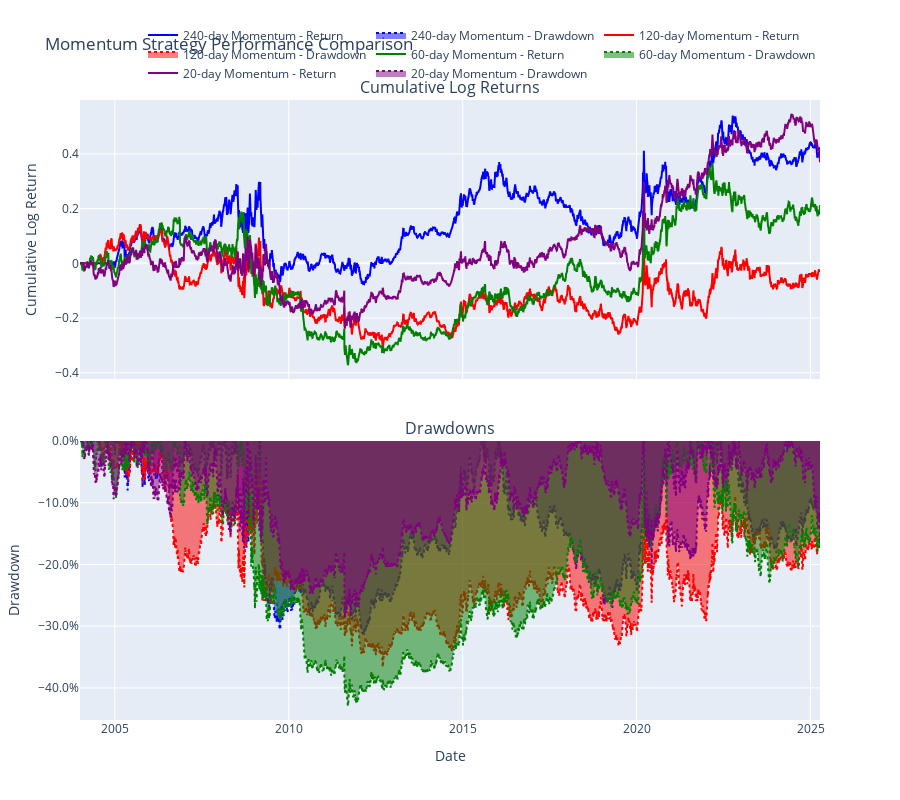
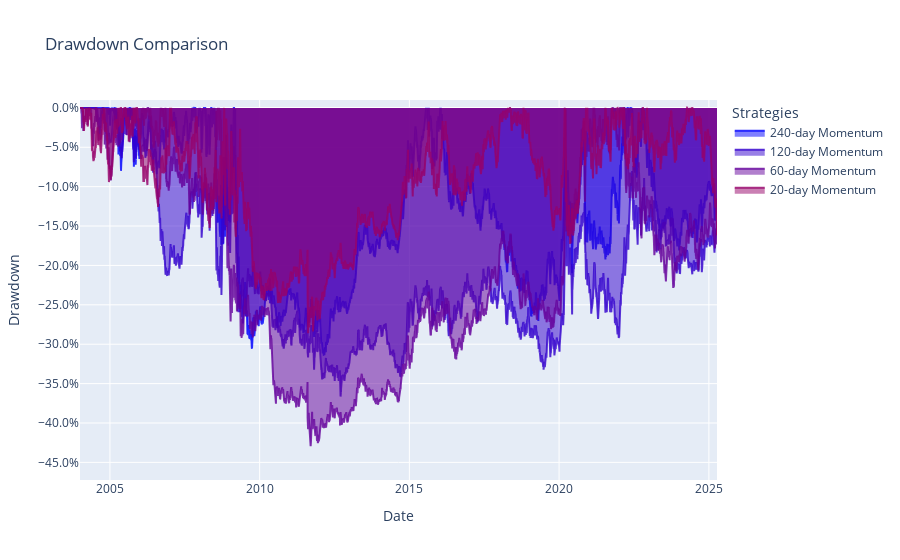

Notebook code cell kept with these figures, in order:
### Code cell
import pandas as pd
import polars as pl
import hawk_backtester as hbt
from quant_strategy_framework import QuantStrategyFramework
from strategies import MomentumStrategy
from backtest_plotter import BacktestPlotter

# Load data
model_state = pd.read_csv('model_state.csv')
model_state['date'] = pd.to_datetime(model_state['date'])

equity_tickers = ['IXG-US',	'MXI-US','IXC-US','JXI-US','KXI-US','EXI-US','IXJ-US']

# Create strategy instances with different momentum periods
momentum_strategy_240 = MomentumStrategy(momentum_period='mom_close_240', equity_tickers=equity_tickers)
momentum_strategy_120 = MomentumStrategy(momentum_period='mom_close_120', equity_tickers=equity_tickers)
momentum_strategy_60 = MomentumStrategy(momentum_period='mom_close_60', equity_tickers=equity_tickers)
momentum_strategy_20 = MomentumStrategy(momentum_period='mom_close_20', equity_tickers=equity_tickers)

# Create framework instances for each strategy
framework_240 = QuantStrategyFramework(
    data=model_state,
    strategy=momentum_strategy_240,
    date_column='date',
)

framework_120 = QuantStrategyFramework(
    data=model_state,
    strategy=momentum_strategy_120,
    date_column='date',
)

framework_60 = QuantStrategyFramework(
    data=model_state,
    strategy=momentum_strategy_60,
    date_column='date',
)

framework_20 = QuantStrategyFramework(
    data=model_state,
    strategy=momentum_strategy_20,
    date_column='date',
)

# Run strategies to generate insights
print("Running 240-day momentum strategy...")
insights_df_240 = framework_240.run_strategy_parallel()

print("Running 120-day momentum strategy...")
insights_df_120 = framework_120.run_strategy_parallel()

print("Running 60-day momentum strategy...")
insights_df_60 = framework_60.run_strategy_parallel()

print("Running 20-day momentum strategy...")
insights_df_20 = framework_20.run_strategy_parallel()

# Convert date columns to string and pandas dataframes to polars
def prepare_insights_for_backtest(insights_df):
    insights_df['date'] = insights_df['date'].dt.strftime('%Y-%m-%d')
    return pl.from_pandas(insights_df)

insights_pl_240 = prepare_insights_for_backtest(insights_df_240)
insights_pl_120 = prepare_insights_for_backtest(insights_df_120)
insights_pl_60 = prepare_insights_for_backtest(insights_df_60)
insights_pl_20 = prepare_insights_for_backtest(insights_df_20)

# Load backtester prices
backtester_prices = pl.read_csv('backtester_prices.csv')

# Initialize backtester
backtester = hbt.HawkBacktester(initial_value=1000)

# Run backtests for each strategy
print("Running backtests...")
results_240 = backtester.run(
    prices_df=backtester_prices,
    weights_df=insights_pl_240,
)

results_120 = backtester.run(
    prices_df=backtester_prices,
    weights_df=insights_pl_120,
)

results_60 = backtester.run(
    prices_df=backtester_prices,
    weights_df=insights_pl_60,
)

results_20 = backtester.run(
    prices_df=backtester_prices,
    weights_df=insights_pl_20,
)

# Print metrics for 240-day strategy
print("\n240-day Momentum Strategy Results:")
print(results_240['backtest_results'].tail())
print(results_240['backtest_metrics'])

# Plot all strategies together
strategy_names = ["240-day Momentum", "120-day Momentum", "60-day Momentum", "20-day Momentum"]
results_list = [
    results_240['backtest_results'],
    results_120['backtest_results'],
    results_60['backtest_results'],
    results_20['backtest_results']
]

print("\nPlotting combined results...")
combined_fig = BacktestPlotter.plot_combined_metrics(
    results_list,
    names=strategy_names,
    title="Momentum Strategy Performance Comparison"
)
combined_fig.show()

# You can also create a comparison of the key metrics
metric_comparison = {
    "Strategy": strategy_names,
    "Sharpe Ratio": [
        results_240['backtest_metrics']['metric' == 'sharpe_ratio']['value'],
        results_120['backtest_metrics']['metric' == 'sharpe_ratio']['value'],
        results_60['backtest_metrics']['metric' == 'sharpe_ratio']['value'],
        results_20['backtest_metrics']['metric' == 'sharpe_ratio']['value']
    ],
    "Max Drawdown": [
        results_240['backtest_metrics']['metric' == 'max_drawdown']['value'],
        results_120['backtest_metrics']['metric' == 'max_drawdown']['value'],
        results_60['backtest_metrics']['metric' == 'max_drawdown']['value'],
        results_20['backtest_metrics']['metric' == 'max_drawdown']['value']
    ],
    "Total Return": [
        results_240['backtest_metrics']['metric' == 'total_return']['value'],
        results_120['backtest_metrics']['metric' == 'total_return']['value'],
        results_60['backtest_metrics']['metric' == 'total_return']['value'],
        results_20['backtest_metrics']['metric' == 'total_return']['value']
    ],
    "Annual Return": [
        results_240['backtest_metrics']['metric' == 'annual_return']['value'],
        results_120['backtest_metrics']['metric' == 'annual_return']['value'],
        results_60['backtest_metrics']['metric' == 'annual_return']['value'],
        results_20['backtest_metrics']['metric' == 'annual_return']['value']
    ]
}

# Create a DataFrame to display the comparison
metrics_df = pd.DataFrame(metric_comparison)
print("\nStrategy Performance Metrics Comparison:")
print(metrics_df)

# Plot drawdowns separately
drawdown_fig = BacktestPlotter.plot_drawdowns(
    results_list,
    names=strategy_names,
    title="Drawdown Comparison"
)
drawdown_fig.show()

### Figure 1 — Plotly figure (JSON) as saved in the notebook; plotly's stock layout.template omitted (floating-point values rounded to 4 significant figures; data arrays with more than 128 entries replaced by an {"elided": "..."} marker saying what was removed)
{"data": [{"line": {"color": "blue"}, "mode": "lines", "name": "240-day Momentum - Return", "type": "scatter", "x": {"elided": "5353 str values"}, "xaxis": "x", "y": {"elided": "5353 float values"}, "yaxis": "y"}, {"fill": "tozeroy", "line": {"color": "blue", "dash": "dot"}, "mode": "lines", "name": "240-day Momentum - Drawdown", "type": "scatter", "x": {"elided": "5353 str values"}, "xaxis": "x2", "y": {"elided": "5353 float values"}, "yaxis": "y2"}, {"line": {"color": "red"}, "mode": "lines", "name": "120-day Momentum - Return", "type": "scatter", "x": {"elided": "5353 str values"}, "xaxis": "x", "y": {"elided": "5353 float values"}, "yaxis": "y"}, {"fill": "tozeroy", "line": {"color": "red", "dash": "dot"}, "mode": "lines", "name": "120-day Momentum - Drawdown", "type": "scatter", "x": {"elided": "5353 str values"}, "xaxis": "x2", "y": {"elided": "5353 float values"}, "yaxis": "y2"}, {"line": {"color": "green"}, "mode": "lines", "name": "60-day Momentum - Return", "type": "scatter", "x": {"elided": "5353 str values"}, "xaxis": "x", "y": {"elided": "5353 float values"}, "yaxis": "y"}, {"fill": "tozeroy", "line": {"color": "green", "dash": "dot"}, "mode": "lines", "name": "60-day Momentum - Drawdown", "type": "scatter", "x": {"elided": "5353 str values"}, "xaxis": "x2", "y": {"elided": "5353 float values"}, "yaxis": "y2"}, {"line": {"color": "purple"}, "mode": "lines", "name": "20-day Momentum - Return", "type": "scatter", "x": {"elided": "5353 str values"}, "xaxis": "x", "y": {"elided": "5353 float values"}, "yaxis": "y"}, {"fill": "tozeroy", "line": {"color": "purple", "dash": "dot"}, "mode": "lines", "name": "20-day Momentum - Drawdown", "type": "scatter", "x": {"elided": "5353 str values"}, "xaxis": "x2", "y": {"elided": "5353 float values"}, "yaxis": "y2"}], "layout": {"annotations": [{"font": {"size": 16}, "showarrow": false, "text": "Cumulative Log Returns", "x": 0.5, "xanchor": "center", "xref": "paper", "y": 1, "yanchor": "bottom", "yref": "paper"}, {"font": {"size": 16}, "showarrow": false, "text": "Drawdowns", "x": 0.5, "xanchor": "center", "xref": "paper", "y": 0.45, "yanchor": "bottom", "yref": "paper"}], "height": 800, "hovermode": "x unified", "legend": {"orientation": "h", "x": 1, "xanchor": "right", "y": 1.02, "yanchor": "bottom"}, "title": {"text": "Momentum Strategy Performance Comparison"}, "xaxis": {"anchor": "y", "domain": [0, 1], "matches": "x2", "showticklabels": false}, "xaxis2": {"anchor": "y2", "domain": [0, 1], "title": {"text": "Date"}}, "yaxis": {"anchor": "x", "domain": [0.55, 1], "title": {"text": "Cumulative Log Return"}}, "yaxis2": {"anchor": "x2", "domain": [0, 0.45], "tickformat": ".1%", "title": {"text": "Drawdown"}}}}

### Figure 2 — Plotly figure (JSON) as saved in the notebook; plotly's stock layout.template omitted (floating-point values rounded to 4 significant figures; data arrays with more than 128 entries replaced by an {"elided": "..."} marker saying what was removed)
{"data": [{"fill": "tozeroy", "line": {"color": "rgba(0, 0, 255, 0.8)"}, "mode": "lines", "name": "240-day Momentum", "type": "scatter", "x": {"elided": "5353 str values"}, "y": {"elided": "5353 float values"}}, {"fill": "tozeroy", "line": {"color": "rgba(50, 0, 205, 0.8)"}, "mode": "lines", "name": "120-day Momentum", "type": "scatter", "x": {"elided": "5353 str values"}, "y": {"elided": "5353 float values"}}, {"fill": "tozeroy", "line": {"color": "rgba(100, 0, 155, 0.8)"}, "mode": "lines", "name": "60-day Momentum", "type": "scatter", "x": {"elided": "5353 str values"}, "y": {"elided": "5353 float values"}}, {"fill": "tozeroy", "line": {"color": "rgba(150, 0, 105, 0.8)"}, "mode": "lines", "name": "20-day Momentum", "type": "scatter", "x": {"elided": "5353 str values"}, "y": {"elided": "5353 float values"}}], "layout": {"hovermode": "x unified", "legend": {"title": {"text": "Strategies"}}, "title": {"text": "Drawdown Comparison"}, "xaxis": {"title": {"text": "Date"}}, "yaxis": {"range": [-0.4724, 0.01], "tickformat": ".1%", "title": {"text": "Drawdown"}}}}
